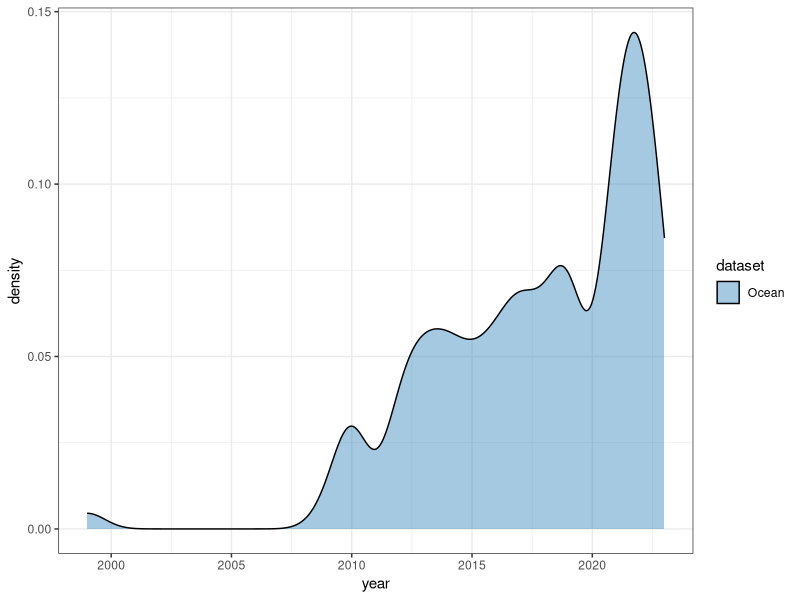

This chart was generated by the following R code:

# Load libraries
library(ggplot2)
library(dplyr)

# Load data from 3 CSV files and combine them
df1 <- read.csv("densitypeter.csv")
df1$dataset <- "Peter Fend"
df2 <- read.csv("density_sea.csv")
df2$dataset <- "Sea"
df3 <- read.csv("ostend_density.csv")
df3$dataset <- "Sea.Ostend"
df4 <- read.csv("density_ocean.csv")
df4$dataset <- "Ocean"

df_all <- rbind(df4)

# Filter data to only include years 1993 onwards
df_all <- filter(df_all, year >= 1993)

# Create stacked density chart with custom color palette
ggplot(df_all, aes(x = year, fill = dataset)) +
  geom_density(alpha = 0.4, adjust = 0.5) +
  scale_fill_manual(values = c("#1F78B4", "#2415ab", "#7ac3e6", "#64c3c4")) +
  theme_bw()
